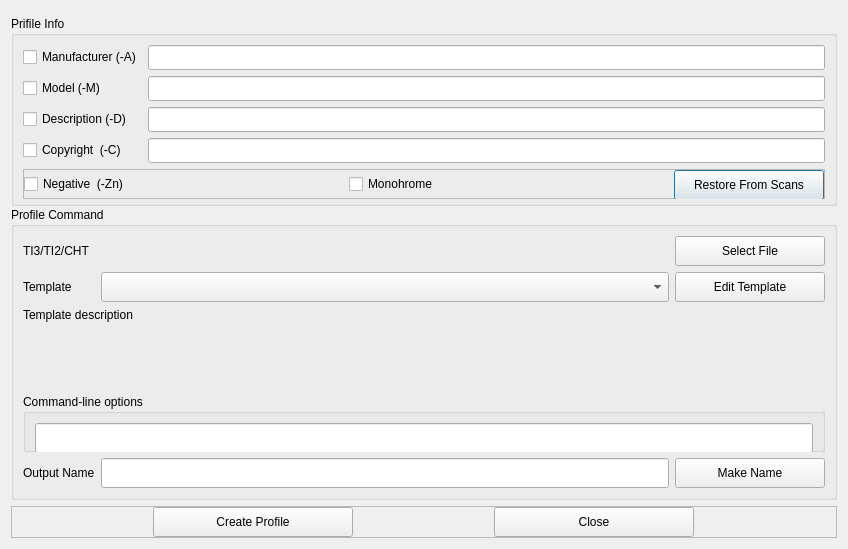
<?xml version="1.0" encoding="UTF-8"?>
<ui version="4.0">
 <class>create_icc</class>
 <widget class="QDialog" name="create_icc">
  <property name="geometry">
   <rect>
    <x>0</x>
    <y>0</y>
    <width>848</width>
    <height>549</height>
   </rect>
  </property>
  <property name="windowTitle">
   <string>Dialog</string>
  </property>
  <layout class="QVBoxLayout" name="verticalLayout">
   <item>
    <widget class="QGroupBox" name="grp_profile_info">
     <property name="sizePolicy">
      <sizepolicy hsizetype="Preferred" vsizetype="Minimum">
       <horstretch>0</horstretch>
       <verstretch>0</verstretch>
      </sizepolicy>
     </property>
     <property name="minimumSize">
      <size>
       <width>0</width>
       <height>190</height>
      </size>
     </property>
     <property name="maximumSize">
      <size>
       <width>16777215</width>
       <height>180</height>
      </size>
     </property>
     <property name="title">
      <string>Prifile Info</string>
     </property>
     <layout class="QGridLayout" name="gridLayout">
      <item row="1" column="1">
       <widget class="QLineEdit" name="edt_model">
        <property name="minimumSize">
         <size>
          <width>0</width>
          <height>25</height>
         </size>
        </property>
       </widget>
      </item>
      <item row="3" column="0">
       <widget class="QCheckBox" name="chk_copytight">
        <property name="text">
         <string>Copyright  (-C)</string>
        </property>
       </widget>
      </item>
      <item row="1" column="0">
       <widget class="QCheckBox" name="chk_model">
        <property name="text">
         <string>Model (-M)</string>
        </property>
       </widget>
      </item>
      <item row="0" column="0">
       <widget class="QCheckBox" name="chk_manufacturer">
        <property name="text">
         <string>Manufacturer (-A)</string>
        </property>
       </widget>
      </item>
      <item row="2" column="0">
       <widget class="QCheckBox" name="chk_description">
        <property name="text">
         <string>Description (-D)</string>
        </property>
       </widget>
      </item>
      <item row="3" column="1">
       <widget class="QLineEdit" name="edt_colygirht">
        <property name="minimumSize">
         <size>
          <width>0</width>
          <height>25</height>
         </size>
        </property>
       </widget>
      </item>
      <item row="2" column="1">
       <widget class="QLineEdit" name="edt_description">
        <property name="minimumSize">
         <size>
          <width>0</width>
          <height>25</height>
         </size>
        </property>
       </widget>
      </item>
      <item row="0" column="1">
       <widget class="QLineEdit" name="edt_manufacturer">
        <property name="minimumSize">
         <size>
          <width>0</width>
          <height>25</height>
         </size>
        </property>
       </widget>
      </item>
      <item row="7" column="0" colspan="2">
       <widget class="QFrame" name="grp_flags">
        <property name="minimumSize">
         <size>
          <width>0</width>
          <height>30</height>
         </size>
        </property>
        <property name="frameShape">
         <enum>QFrame::Shape::StyledPanel</enum>
        </property>
        <property name="frameShadow">
         <enum>QFrame::Shadow::Raised</enum>
        </property>
        <layout class="QHBoxLayout" name="horizontalLayout_2">
         <property name="spacing">
          <number>0</number>
         </property>
         <property name="leftMargin">
          <number>0</number>
         </property>
         <property name="topMargin">
          <number>0</number>
         </property>
         <property name="rightMargin">
          <number>0</number>
         </property>
         <property name="bottomMargin">
          <number>0</number>
         </property>
         <item>
          <widget class="QCheckBox" name="chk_is_negative">
           <property name="text">
            <string>Negative  (-Zn)</string>
           </property>
          </widget>
         </item>
         <item>
          <widget class="QCheckBox" name="chk_is_monochrome">
           <property name="text">
            <string>Monohrome</string>
           </property>
          </widget>
         </item>
         <item>
          <widget class="QPushButton" name="btn_reset_info">
           <property name="minimumSize">
            <size>
             <width>100</width>
             <height>30</height>
            </size>
           </property>
           <property name="maximumSize">
            <size>
             <width>150</width>
             <height>16777215</height>
            </size>
           </property>
           <property name="text">
            <string>Restore From Scans</string>
           </property>
          </widget>
         </item>
        </layout>
       </widget>
      </item>
     </layout>
    </widget>
   </item>
   <item>
    <widget class="QGroupBox" name="grp_profile">
     <property name="minimumSize">
      <size>
       <width>0</width>
       <height>191</height>
      </size>
     </property>
     <property name="title">
      <string>Profile Command</string>
     </property>
     <layout class="QGridLayout" name="gridLayout_2">
      <item row="8" column="1">
       <widget class="QLabel" name="lbl_profile_name">
        <property name="text">
         <string>Output Name</string>
        </property>
       </widget>
      </item>
      <item row="3" column="2">
       <widget class="QComboBox" name="combo_select_template">
        <property name="minimumSize">
         <size>
          <width>0</width>
          <height>30</height>
         </size>
        </property>
       </widget>
      </item>
      <item row="0" column="1">
       <widget class="QLabel" name="lbl_reference_filename">
        <property name="text">
         <string>TI3/TI2/CHT</string>
        </property>
       </widget>
      </item>
      <item row="8" column="2">
       <widget class="QLineEdit" name="edt_output_name">
        <property name="minimumSize">
         <size>
          <width>0</width>
          <height>30</height>
         </size>
        </property>
       </widget>
      </item>
      <item row="0" column="3">
       <widget class="QPushButton" name="btn_select_reference_file">
        <property name="minimumSize">
         <size>
          <width>150</width>
          <height>30</height>
         </size>
        </property>
        <property name="maximumSize">
         <size>
          <width>150</width>
          <height>16777215</height>
         </size>
        </property>
        <property name="text">
         <string>Select File</string>
        </property>
       </widget>
      </item>
      <item row="3" column="3">
       <widget class="QPushButton" name="btn_edit_template">
        <property name="minimumSize">
         <size>
          <width>150</width>
          <height>30</height>
         </size>
        </property>
        <property name="maximumSize">
         <size>
          <width>120</width>
          <height>16777215</height>
         </size>
        </property>
        <property name="text">
         <string>Edit Template</string>
        </property>
       </widget>
      </item>
      <item row="3" column="1">
       <widget class="QLabel" name="lbl_template">
        <property name="text">
         <string>Template</string>
        </property>
       </widget>
      </item>
      <item row="6" column="1" colspan="3">
       <widget class="QGroupBox" name="grp_command_line">
        <property name="minimumSize">
         <size>
          <width>0</width>
          <height>40</height>
         </size>
        </property>
        <property name="title">
         <string>Command-line options</string>
        </property>
        <layout class="QVBoxLayout" name="verticalLayout_2">
         <item>
          <widget class="QLineEdit" name="edt_command">
           <property name="minimumSize">
            <size>
             <width>0</width>
             <height>30</height>
            </size>
           </property>
          </widget>
         </item>
        </layout>
       </widget>
      </item>
      <item row="8" column="3">
       <widget class="QPushButton" name="btn_make_output_name">
        <property name="minimumSize">
         <size>
          <width>150</width>
          <height>30</height>
         </size>
        </property>
        <property name="text">
         <string>Make Name</string>
        </property>
       </widget>
      </item>
      <item row="5" column="1" colspan="3">
       <widget class="QLabel" name="lbl_template_description">
        <property name="minimumSize">
         <size>
          <width>0</width>
          <height>80</height>
         </size>
        </property>
        <property name="text">
         <string>Template description</string>
        </property>
        <property name="textFormat">
         <enum>Qt::TextFormat::MarkdownText</enum>
        </property>
        <property name="alignment">
         <set>Qt::AlignmentFlag::AlignLeading|Qt::AlignmentFlag::AlignLeft|Qt::AlignmentFlag::AlignTop</set>
        </property>
       </widget>
      </item>
     </layout>
    </widget>
   </item>
   <item>
    <widget class="QFrame" name="grp_ok_cancel">
     <property name="maximumSize">
      <size>
       <width>830</width>
       <height>32</height>
      </size>
     </property>
     <property name="frameShape">
      <enum>QFrame::Shape::StyledPanel</enum>
     </property>
     <property name="frameShadow">
      <enum>QFrame::Shadow::Raised</enum>
     </property>
     <layout class="QHBoxLayout" name="horizontalLayout">
      <property name="spacing">
       <number>0</number>
      </property>
      <property name="leftMargin">
       <number>0</number>
      </property>
      <property name="topMargin">
       <number>0</number>
      </property>
      <property name="rightMargin">
       <number>0</number>
      </property>
      <property name="bottomMargin">
       <number>0</number>
      </property>
      <item>
       <widget class="QPushButton" name="btn_create_profile">
        <property name="minimumSize">
         <size>
          <width>200</width>
          <height>30</height>
         </size>
        </property>
        <property name="maximumSize">
         <size>
          <width>200</width>
          <height>16777215</height>
         </size>
        </property>
        <property name="text">
         <string>Create Profile</string>
        </property>
       </widget>
      </item>
      <item>
       <widget class="QPushButton" name="ctn_close">
        <property name="minimumSize">
         <size>
          <width>200</width>
          <height>30</height>
         </size>
        </property>
        <property name="maximumSize">
         <size>
          <width>200</width>
          <height>16777215</height>
         </size>
        </property>
        <property name="text">
         <string>Close</string>
        </property>
       </widget>
      </item>
     </layout>
    </widget>
   </item>
  </layout>
 </widget>
 <resources/>
 <connections/>
</ui>
